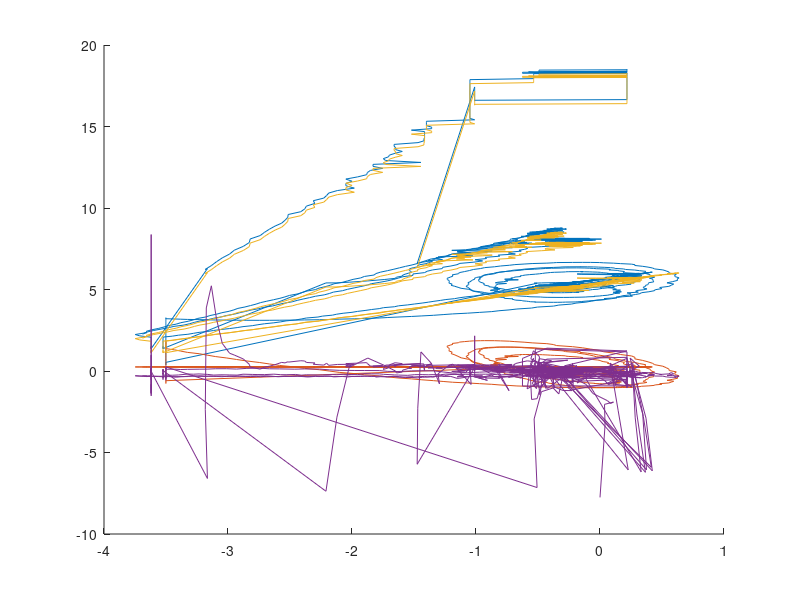

This figure's MATLAB source: (Note: this script raises an error after producing the figure.)
clear; clc;
%v_pos_dist = importdata("log_v_pos_dist.txt");
%v_vel_dist = importdata("log_v_vel_dist.txt");
%v_vel_dist_lp = importdata("log_v_vel_dist_lp.txt");
%v_pos_dist = importdata("log_v_pos_dist_3_wave.txt");
%v_vel_dist = importdata("log_v_vel_dist_3_wave.txt");
%v_vel_dist_lp = importdata("log_v_vel_dist_lp_3_wave.txt");
%v_vel_aruco = importdata("log_v_vel_aruco_3_wave.txt");
%v_land = importdata("log_v_good_land.txt");
% v_pitch = importdata("log_pitch.txt");
% v_dist = importdata("log_dist.txt");
% v_roll = importdata("log_roll.txt");
% dist_test = importdata("dist_test_no_movement.txt");
xy_cor = importdata("log_v.txt")
x = importdata("log_x.txt");
%x(:,1) = [];
%v(:,1) = [];
%x(1:10,:) = [];
%v(1,:) = [];
%dist_test(1:50,:)=[]

% figure(1)
% subplot(2,3,1)
% plot(x(:,1)-5)
% hold on;
% plot(x(:,3))
% title('altitude drone')
% subplot(2,3,2)
% plot(x(:,2))
% title('velocity drone')
% subplot(2,3,3)
% plot(x(:,3))
% title('altitude ship')
% subplot(2,3,4)
% plot(x(:,4))
% title('velocity ship')
% subplot(2,3,5)
% plot(x(:,5))
% title('acceleration ship')
% figure(1)
% hold on;
% plot(v_pitch(:,5), v_pitch(:,1)) %Roll gt
% plot(v_pitch(:,5), v_pitch(:,3)-pi) %Roll est
% 
% figure(2)
% hold on;
% 
% 
% plot(v_pitch(:,5), v_pitch(:,2)) %Pitch gt
% plot(v_pitch(:,5), -v_pitch(:,4)- v_pitch(:,7)-0.013) %Pitch est
% %plot(v_pitch(:,5), v_pitch(:,8)/20) %Ship alt
% ylabel({'Angle [Radians]'});
% xlabel({'Time [s]'});
% title({'Pitch estimation with ground truth'});

%FFT
% Y = fft(v_pitch(:,4));
% L = 752;
% Fs = 12
% P2 = abs(Y/L);
% P1 = P2(1:L/2+1);
% P1(2:end-1) = 2*P1(2:end-1);
% figure (11)
% f = Fs*(0:(L/2))/L;
% plot(f,P1) 
% title('Single-Sided Amplitude Spectrum of X(t)')
% xlabel('f (Hz)')
% ylabel('|P1(f)|')


% figure(3)
% plot(v_vel_dist(:,1))
% hold on;
% plot(v_vel_dist(:,2)-1.4)

% figure(4)
% plot(v_pos_dist(:,3)-5)
% hold on;
% plot(v_vel_dist(:,3)-5)
% plot(v_vel_dist_lp(:,3)-5)
% xlim([0 800])
% legend('dist pos cont', 'dist vel cont', 'dist vel cont lp')
% 
% figure(5)
% plot(v_vel_aruco(:,3)-5)
% hold on;
% plot(v_vel_aruco(:,4)-5)
% plot(v_vel_aruco(:,4)-v_vel_aruco(:,3))
% xlim([0 800])
% legend('dist aruco', 'dist ground truth', 'dist diff')
% figure(6)
% plot(v_vel_aruco(:,1))
% hold on;
% plot(v_vel_aruco(:,2)-1.4)
% legend('drone pos', 'ship pos')

% figure(7)
% plot(v_vel(:,4), v_vel(:,1)-1.12-(4-1.12))
% hold on
% plot(v_vel(:,4), v_vel(:,2))

% figure(8)
% plot(v_land(:,1))
% hold on;
% plot(v_land(:,2)-6)
% legend('drone pos', 'ship pos')

% figure(9)
% plot(v_dist(:,4), v_dist(:,2))
% hold on;
% plot(v_dist(:,4), v_dist(:,3))
% ylabel({'Distance [m]'});
% xlabel({'Time [s]'});
% title({'Measurement of distance between ship and drone using aruco marker'});
% 
% avg_error = mean(abs(v_dist(:,2)-v_dist(:,3)))
% std_error = std(v_dist(:,2)-v_dist(:,3))

% figure(10)
% hold on;
% plot(v_roll(:,4),v_roll(:,1)-0.3)
% plot(v_roll(:,4), v_roll(:,2)-pi) %Roll est
% 
% max_error = max(abs(v_roll(:,2)-pi+0.3))

% figure(11)
% hold on;
% plot(dist_test(:,3), dist_test(:,1)+0.17) %Distance aruco marker
% plot(dist_test(:,3), dist_test(:,2)) %Drones own position

figure (12)
hold on;
plot(xy_cor(:,3)-xy_cor(1,3), xy_cor(:,1)) %X_cor from aruco
plot(xy_cor(:,3)-xy_cor(1,3), xy_cor(:,2)) %y_cor from aruco
plot(xy_cor(:,3)-xy_cor(1,3), xy_cor(:,4)) %x_pos drone
plot(xy_cor(:,3)-xy_cor(1,3), xy_cor(:,5)) %y_pos drone
%%
avg_dist_pos = mean(abs(v_pos_dist(1:800,3)-5))
avg_dist_vel = mean(abs(v_vel_dist(1:800,3)-5))
avg_dist_vel_lp = mean(abs(v_vel_dist_lp(1:800,3)-5))
std_dist_pos = std(abs(v_pos_dist(1:800,3)-5))
std_dist_vel = std(abs(v_vel_dist(1:800,3)-5))
std_dist_vel_lp = std(abs(v_vel_dist_lp(1:800,3)-5))
